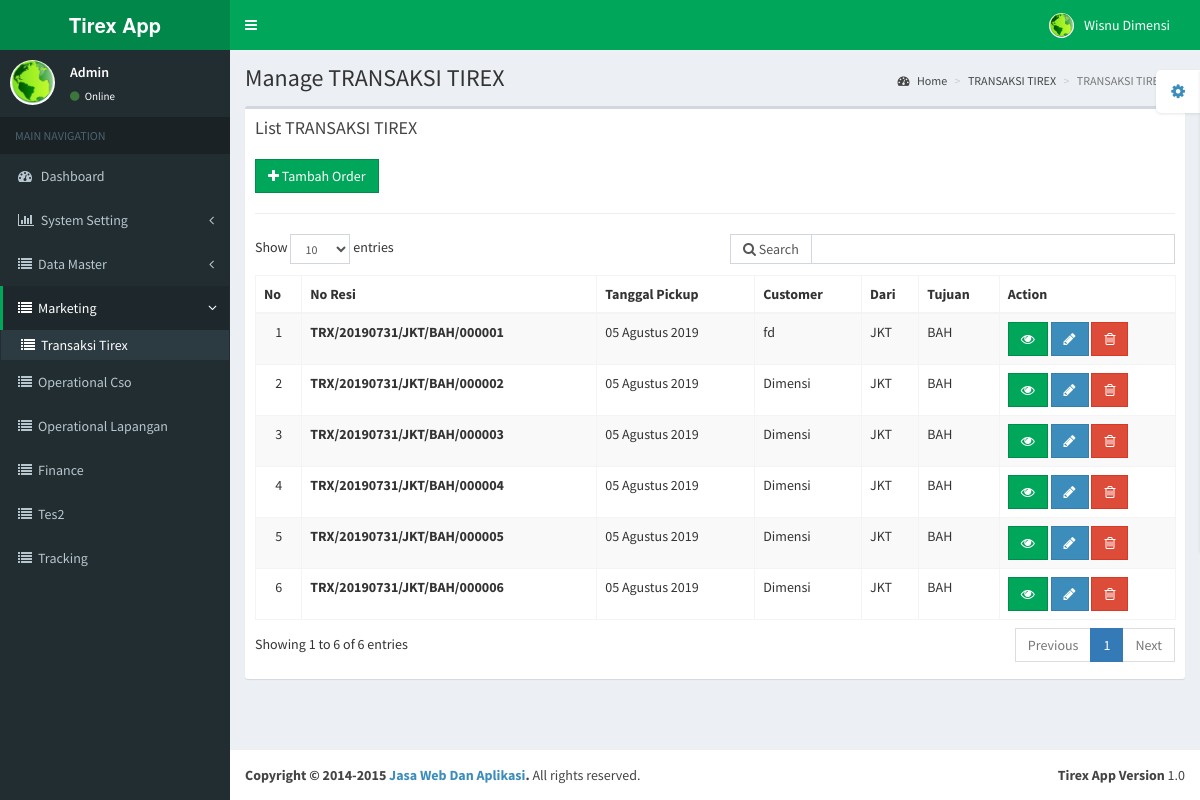
Page /admina/index.php/transaksi-tirex (signed in) on the committed database.
### tables this page shows
CREATE TABLE `sys_users` (
  `id` int(11) NOT NULL,
  `first_name` varchar(50) NOT NULL DEFAULT '0',
  `last_name` varchar(50) NOT NULL DEFAULT '0',
  `username` varchar(50) DEFAULT NULL,
  `password` varchar(50) DEFAULT NULL,
  `email` varchar(50) DEFAULT NULL,
  `date_created` date DEFAULT NULL,
  `foto_user` varchar(150) DEFAULT NULL,
  `id_group` int(11) DEFAULT NULL,
  `aktif` enum('Y','N') NOT NULL,
  `alamat` varchar(255) DEFAULT NULL,
  `telepon` varchar(30) DEFAULT NULL,
  `cabang` int(11) DEFAULT NULL,
  `kota` varchar(50) DEFAULT NULL,
  `secret_key` varchar(200) DEFAULT NULL,
  `pin` varchar(30) DEFAULT NULL,
  `pusat` int(11) DEFAULT NULL
);

CREATE TABLE `sys_menu` (
  `id` int(11) NOT NULL,
  `nav_act` varchar(150) DEFAULT NULL,
  `page_name` varchar(150) DEFAULT NULL,
  `url` varchar(100) NOT NULL,
  `main_table` varchar(150) DEFAULT NULL,
  `icon` varchar(150) DEFAULT NULL,
  `urutan_menu` int(11) DEFAULT NULL,
  `parent` int(11) DEFAULT NULL,
  `dt_table` enum('Y','N') NOT NULL,
  `tampil` enum('Y','N') NOT NULL,
  `type_menu` enum('main','page') NOT NULL
);

CREATE TABLE `pengiriman` (
  `id` int(11) NOT NULL,
  `no_resi` varchar(50) DEFAULT NULL,
  `tgl_pickup` date DEFAULT NULL,
  `nama_pengirim` varchar(50) DEFAULT NULL,
  `dari` varchar(5) DEFAULT NULL,
  `alamat_pengambilan` varchar(50) DEFAULT NULL,
  `nama_penerima` varchar(50) DEFAULT NULL,
  `tujuan` varchar(5) DEFAULT NULL,
  `alamat_penerima` varchar(50) DEFAULT NULL,
  `no_hp_penerima` int(50) DEFAULT NULL,
  `email_penerima` varchar(255) DEFAULT NULL,
  `petugas` int(11) DEFAULT NULL,
  `status_kiriman` varchar(30) DEFAULT NULL,
  `layanan` varchar(50) DEFAULT NULL,
  `type` varchar(15) DEFAULT NULL,
  `harga` int(11) DEFAULT NULL,
  `catatan` text,
  `alamat_tujuan` text
);

### admina/inc/url.php (called while the page is built, shortened)
<?php
function base_url()
{
	$root = "http://".$_SERVER['HTTP_HOST'];
  $root .= "/".DIR_MAIN;
	return $root;
}
function base_admin()
{
  $root = "http://".$_SERVER['HTTP_HOST'];
  $root .= "/".DIR_ADMIN;
  return $root;
}
function base_index()
{
	$root = "http://".$_SERVER['HTTP_HOST'];
	$root .= str_replace(basename($_SERVER['SCRIPT_NAME']),"",$_SERVER['SCRIPT_NAME']);
	$root .='index.php/';
	return $root;
}
?>

### admina/inc/config.php (called while the page is built, shortened)
<?php
require_once ('Database.php');
require_once ('url.php');
$db=new Database();
?>

### admina/inc/fungsi.php (called while the page is built, shortened)
<?php
function tgl_indo($date) {
    $BulanIndo = array("Januari", "Februari", "Maret",
               "April", "Mei", "Juni",
               "Juli", "Agustus", "September",
               "Oktober", "November", "Desember");
    $tahun = substr($date, 0, 4);
    $bulan = substr($date, 5, 2);
    $tgl   = substr($date, 8, 2);
    $result = $tgl . " " . $BulanIndo[(int)$bulan-1] . " ". $tahun;
    return($result);
}
function parse_path() {
  $path = array();
  if (isset($_SERVER['REQUEST_URI'])) {
    $request_path = explode('?', $_SERVER['REQUEST_URI']);
    $path['base'] = rtrim(dirname($_SERVER['SCRIPT_NAME']), '\/');
    $path['call_utf8'] = substr(urldecode($request_path[0]), strlen($path['base']) + 1);
    $path['call'] = utf8_decode($path['call_utf8']);
    $path['call_parts'] = explode('/', $path['call']);
  }
return $path;
}
$path = parse_path();
$path_url = $path['call_parts'][1];
  $role_user=array();
  $role_act=array();
foreach ($db->fetch_custom("select sys_menu.url from sys_menu inner join sys_menu_role on sys_menu.id=sys_menu_role.id_menu
    where sys_menu_role.group_id=? and sys_menu_role.read_act=?",array('sys_menu_role.group_id'=>$_SESSION['level'],'sys_menu_role.read_act'=>'Y')) as $role) {
  $role_user[]=$role->url;
}
foreach ($db->fetch_custom("select read_act,insert_act,update_act,delete_act from sys_menu inner join sys_menu_role on sys_menu.id=sys_menu_role.id_menu where sys_menu_role.group_id=? and sys_menu.url=?",array('sys_menu_role.group_id'=>$_SESSION['level'],'sys_menu.url'=>$path_url)) as $role) {
  $role_act['up_act']=$role->update_act;
  $role_act['insert_act']=$role->insert_act;
  $role_act['del_act']=$role->delete_act;
}
function toArray($obj)
{
    if (is_object($obj)) $obj = (array)$obj;
    if (is_array($obj)) {
        $new = array();
        foreach ($obj as $key => $val) {
            $new[$key] = toArray($val);
        }
    } else {
        $new = $obj;
    }
    return $new;
}
?>

### admina/modul/transaksi_tirex/transaksi_tirex_view.php (the view)
                <section class="content-header">
                    <h1>
                        Manage TRANSAKSI TIREX
                    </h1>
                       <ol class="breadcrumb">
                        <li><a href="<?=base_index();?>"><i class="fa fa-dashboard"></i> Home</a></li>
                        <li><a href="<?=base_index();?>transaksi-tirex">TRANSAKSI TIREX</a></li>
                        <li class="active">TRANSAKSI TIREX List</li>
                    </ol>
                </section>
                <section class="content">
                    <div class="row">
                        <div class="col-xs-12">
                            <div class="box">
                                <div class="box-header">
                                  <h3 class="box-title">List TRANSAKSI TIREX</h3>
                                </div>
                                <div class="box-body table-responsive">
                                  <?php
       foreach ($db->fetch_all("sys_menu") as $isi) {
                      if ($path_url==$isi->url) {
                          if ($role_act["insert_act"]=="Y") {
                    ?>
          <a href="<?=base_index();?>transaksi-tirex/tambah" class="btn btn-success btn-flat"><i class="fa fa-plus"></i> Tambah Order</a>
                          <?php
                          }
                       }
}
?>  <hr>
                                    <table id="dtb_manual" class="table table-bordered table-striped">
                                   <thead>
                                     <tr>
                          <th>No</th>
                          <th>No Resi</th>
													<th>Tanggal Pickup</th>
													<th>Customer</th>
													<th>Dari</th>
													<th>Tujuan</th>
                          <th>Action</th>
                        </tr>
                                      </thead>
                                        <tbody>
                                         <?php
      $dtb=$db->fetch_custom("select * from pengiriman ");
      $i=1;
      foreach ($dtb as $isi) {
        ?><tr id="line_<?=$isi->id;?>">
        <td align="center"><?=$i;?></td>
        <td><b><?=$isi->no_resi;?></b></td>
        <td><?=tgl_indo($isi->tgl_pickup);?></td>
        <td><?=$db->fetch_single_row("sys_users","id",$isi->nama_pengirim)->last_name;?></td>
        <td><?=$isi->dari;?></td>
        <td><?=$isi->tujuan;?></td>
        <td>
        <a href="<?=base_index();?>transaksi-tirex/detail/<?=$isi->id;?>" class="btn btn-success btn-flat"><i class="fa fa-eye"></i></a>
        <?=($role_act["up_act"]=="Y")?'<a href="'.base_index().'transaksi-tirex/edit/'.$isi->id.'" class="btn btn-primary btn-flat"><i class="fa fa-pencil"></i></a>':"";?>
        <?=($role_act["del_act"]=="Y")?'<button class="btn btn-danger hapus btn-flat" data-uri="'.base_admin().'modul/transaksi_tirex/transaksi_tirex_action.php" data-id="'.$isi->id.'"><i class="fa fa-trash-o"></i></button>':"";?>
        </td>
        </tr>
        <?php
        $i++;
      }
      ?>
                                        </tbody>
                                    </table>
                                </div>
                            </div>
                        </div>
                    </div>
                </section>

### admina/index.php (shortened to what this page needs)
<?php
include "inc/config.php";
require_once "inc/fungsi.php";
if (isset($_SESSION['login'])) {
include  "header.php";
	foreach ($db->fetch_all('sys_menu') as $isi) {
		if (in_array($isi->url, $role_user)) {
               		if ($path_url!='' && $path_url==$isi->url) {
					include "modul/".$isi->nav_act."/".$isi->nav_act.".php";
					}
               }
	}
include "footer.php";
} else {
	redirect(base_admin()."login.php");
}
?>

### admina/top_bar.php (shortened to what this page needs)
<header class="main-header">
        <a href="index2.html" class="logo"><b>Tirex App</b></a>
        <nav class="navbar navbar-static-top" role="navigation">
          <a href="#" class="sidebar-toggle" data-toggle="offcanvas" role="button">
          </a>
          <div class="navbar-custom-menu">
            <ul class="nav navbar-nav">
              <li class="dropdown user user-menu">
                <a href="#" class="dropdown-toggle" data-toggle="dropdown">
                  <img src="<?=base_url();?>upload/back_profil_foto/<?=$db->fetch_single_row('sys_users','id',$_SESSION['id_user'])->foto_user?>" class="user-image" alt="User Image"/>
                  <span class="hidden-xs"><?=ucwords($db->fetch_single_row('sys_users','id',$_SESSION['id_user'])->first_name)?> <?=ucwords($db->fetch_single_row('sys_users','id',$_SESSION['id_user'])->last_name);?></span>
                </a>
              </li>
            </ul>
          </div>
        </nav>
      </header>

### admina/left_nav.php (shortened to what this page needs)
      <aside class="main-sidebar">
        <section class="sidebar">
          <div class="user-panel">
            <div class="pull-left image">
              <img src="<?=base_url();?>upload/back_profil_foto/<?=$db->fetch_single_row('sys_users','id',$_SESSION['id_user'])->foto_user?>" class="img-circle" alt="User Image" />
            </div>
            <div class="pull-left info">
              <p><?=ucwords($db->fetch_single_row('sys_users','id',$_SESSION['id_user'])->username)?></p>
              <a href="<?=base_index();?>profil"><i class="fa fa-circle text-success"></i> Online</a>
            </div>
          </div>
          <ul class="sidebar-menu">
            <li class="header">MAIN NAVIGATION</li>
             <li class="<?=($path_url=='')?'active':'';?>">
                            <a href="<?=base_index();?>">
                                <i class="fa fa-dashboard"></i> <span>Dashboard</span>
                            </a>
                        </li>
              <?php
              if ($_SESSION['level']==1) {
                ?>
              <li class="treeview <?=($path_url=='install'||$path_url=='user-management'||$path_url=='page'||$path_url=='menu-management'||$path_url=='group-user')?'active':'';?>">
                        <a href="#">
                        <i class="fa fa-bar-chart-o"></i>
                        <span>System Setting</span>
                        <i class="fa fa-angle-left pull-right"></i>
                        </a>
                        </li>
<?php
                  }
$result=$db->fetch_custom("select sys_menu.*,sys_menu_role.read_act,sys_menu_role.insert_act,sys_menu_role.update_act,sys_menu_role.delete_act,sys_menu_role.group_id from sys_menu
left join sys_menu_role on sys_menu.id=sys_menu_role.id_menu
where sys_menu_role.group_id=? and sys_menu_role.read_act=? and tampil=? ORDER BY parent, urutan_menu",array('sys_menu_role.group_id'=>$_SESSION['level'],'sys_menu_role.read_act'=>'Y','tampil'=>'Y'));
$menu = array(
    'items' => array(),
    'parents' => array()
);
foreach ($result as $items) {
  $items = toArray($items);
    $menu['items'][$items['id']] = $items;
    $menu['parents'][$items['parent']][] = $items['id'];
}
echo $db->buildMenu($path_url,0, $menu);
?>
           </ul>
        </section>
      </aside>
      <div class="content-wrapper">

### admina/inc/Database.php (shortened to what this page needs)
<?php
class Database {
    private $pdo;
    public function __construct()
    {
        try {
        $this->pdo = new PDO("mysql:host=".HOST.";dbname=".DATABASE_NAME, DB_USERNAME, DB_PASSWORD );
        $this->pdo->setAttribute( PDO::ATTR_ERRMODE, PDO::ERRMODE_EXCEPTION );
        }
        catch( PDOException $e ) {
            echo "error ". $e->getMessage();
        }
    }
    public function fetch_custom( $sql,$data=null) {
        if ($data!==null) {
        $dat=array_values($data);
        }
        $sel = $this->pdo->prepare( $sql );
        if ($data!==null) {
            $sel->execute($dat);
        } else {
            $sel->execute();
        }
        $sel->setFetchMode( PDO::FETCH_OBJ );
        return $sel;
    }
    public function fetch_single_row($table,$col,$val)
    {
        $nilai=array($val);
        $sel = $this->pdo->prepare("SELECT * FROM $table WHERE $col=?");
        $sel->execute($nilai);
        $sel->setFetchMode( PDO::FETCH_OBJ );
        $obj = $sel->fetch();
        return $obj;
    }
    public function fetch_all($table)
    {
        $sel = $this->pdo->prepare("SELECT * FROM $table");
        $sel->execute();
        $sel->setFetchMode( PDO::FETCH_OBJ );
        return $sel;
    }
    public function terpilih($nav,$group_id)
    {
      $pilih="";
        if ($nav!='') {
             $menu = $this->fetch_custom("select * from sys_menu where url=?",array('url'=>$nav));
        foreach ($menu as $men) {
           if ($men->parent!=0) {
               $data = $this->fetch_single_row('sys_menu','id',$men->parent);
            if ($group_id==$men->parent || $data->parent==$group_id ) {
             $pilih='active';
            }  else {
                 $pilih="";
            }
           }
       }
         }
        return $pilih;
    }
    function buildMenu($url,$parent, $menu)
    {
       $html = "";
       if (isset($menu['parents'][$parent]))
       {
           foreach ($menu['parents'][$parent] as $itemId)
           {
              if(!isset($menu['parents'][$itemId]))
              {
                 $html .= "<li ";
                 $html .=($url==$menu['items'][$itemId]['url'])?'class="active"':'';
                 $html.=">
                   <a href='".base_index().$menu['items'][$itemId]['url']."'>";
                 if($menu['items'][$itemId]['icon']!='')
                  {
                    $html.="<i class='fa ".$menu['items'][$itemId]['icon']."'></i>";
                  } else {
                    $html.="<i class='fa fa-circle-o'></i>";
                  }
                  $html.=ucwords($menu['items'][$itemId]['page_name'])."</a></li>";
              }
              if(isset($menu['parents'][$itemId]))
              {
$html .= "<li class='treeview ".$this->terpilih($url,$menu['items'][$itemId]['id']);
     $html.="'><a href='#'>";
                 if($menu['items'][$itemId]['icon']!='')
                  {
                    $html.="<i class='fa ".$menu['items'][$itemId]['icon']."'></i>";
                  } else {
                    $html.="<i class='fa fa-circle-o'></i>";
                  }
                  $html.="<span>".ucwords($menu['items'][$itemId]['page_name'])."</span>
                                    <i class='fa fa-angle-left pull-right'></i>
                                </a>";
$html .="<ul class='treeview-menu'>";
$html .=$this->buildMenu($url,$itemId, $menu);
$html .= "</ul></li>";
              }
           }
       }
       return $html;
    }
}
?>

### rows in the picture
sys_users: foto_user (picture), first_name "Wisnu", last_name "Dimensi", username "Admin"
sys_menu: page_name "Data Master"
sys_menu: page_name "Marketing"
sys_menu: page_name "Transaksi Tirex"
sys_menu: page_name "Operational Cso"
sys_menu: page_name "Operational Lapangan"
sys_menu: page_name "Finance"
sys_menu: page_name "Tes2"
sys_menu: page_name "Tracking"
pengiriman: no_resi "TRX/20190731/JKT/BAH/000001", tgl_pickup "05 Agustus 2019", nama_pengirim.last_name "fd", dari "JKT", tujuan "BAH"
pengiriman: no_resi "TRX/20190731/JKT/BAH/000002", tgl_pickup "05 Agustus 2019", nama_pengirim.last_name "Dimensi", dari "JKT", tujuan "BAH"
pengiriman: no_resi "TRX/20190731/JKT/BAH/000003", tgl_pickup "05 Agustus 2019", nama_pengirim.last_name "Dimensi", dari "JKT", tujuan "BAH"
pengiriman: no_resi "TRX/20190731/JKT/BAH/000004", tgl_pickup "05 Agustus 2019", nama_pengirim.last_name "Dimensi", dari "JKT", tujuan "BAH"
pengiriman: no_resi "TRX/20190731/JKT/BAH/000005", tgl_pickup "05 Agustus 2019", nama_pengirim.last_name "Dimensi", dari "JKT", tujuan "BAH"
pengiriman: no_resi "TRX/20190731/JKT/BAH/000006", tgl_pickup "05 Agustus 2019", nama_pengirim.last_name "Dimensi", dari "JKT", tujuan "BAH"
